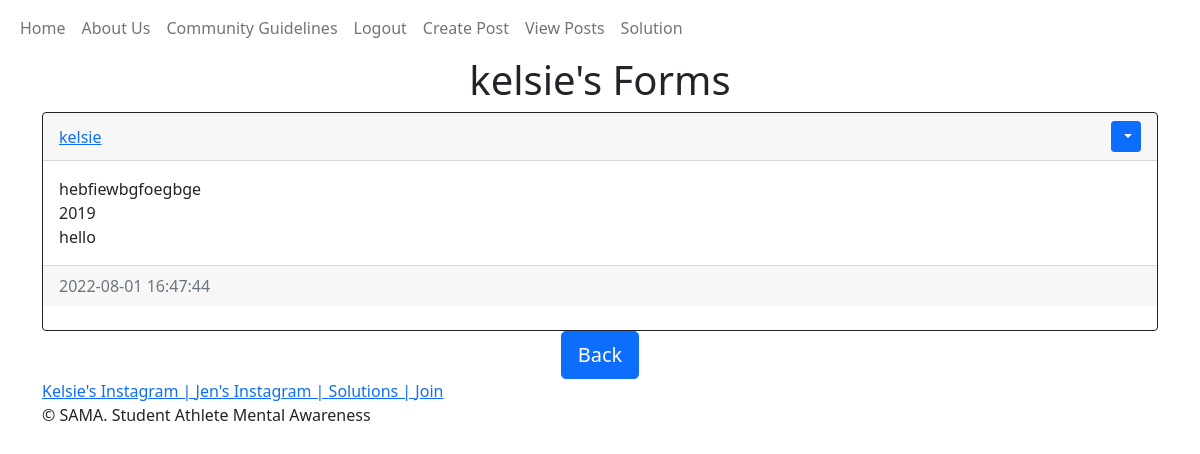
Page /posts/kelsie (signed in) on the earlier database version.
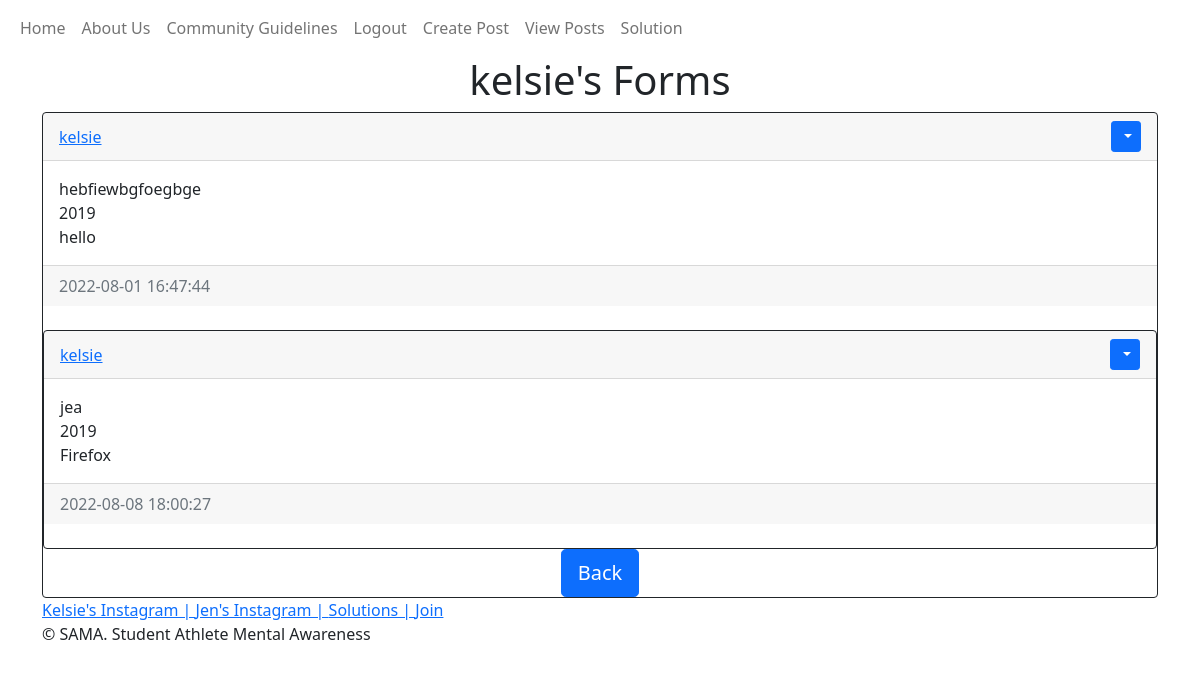
Same page on the later database version.
### website/models.py (models this page shows)
class User(db.Model, UserMixin):
    id = db.Column(db.Integer, primary_key=True)
    email = db.Column(db.String(150), unique=True)
    username = db.Column(db.String(150), unique=True)
    password = db.Column(db.String(150))
    date_created = db.Column(db.DateTime(timezone=True), default=func.now())
    posts = db.relationship('Post', backref='user', passive_deletes=True)

class Post(db.Model):
    id = db.Column(db.Integer, primary_key=True)
    text = db.Column(db.Text, nullable=False)
    categ = db.Column(db.Text, nullable=True)
    browser = db.Column(db.Text, nullable=True)
    date_created = db.Column(db.DateTime(timezone=True), default=func.now())
    author = db.Column(db.Integer, db.ForeignKey('user.id', ondelete="CASCADE"), nullable=False)

### website/views.py (the view)
@views.route("/posts/<username>")
@login_required
def posts(username):
    user = User.query.filter_by(username=username).first()
    if not user:
        flash('No user with that username exists.', category='error')
        return redirect(url_for('views.view_posts'))
    posts=Post.query.filter_by(author=user.id).all()
    return render_template("posts.html", user=current_user, posts=posts, username=username)

### website/__init__.py (called while the page is built)
def create_app():
    app = Flask(__name__)
    app.config['SECRET_KEY'] = "helloworld"
    app.config['SQLALCHEMY_DATABASE_URI'] = f'sqlite:///{DB_NAME}'
    db.init_app(app)
    from .views import views
    from .auth import auth
    app.register_blueprint(views, url_prefix="/")
    app.register_blueprint(auth, url_prefix="/")
    from .models import User, Post
    create_database(app)
    login_manager = LoginManager()
    login_manager.login_view = "auth.login"
    login_manager.init_app(app)
    @login_manager.user_loader
    def load_user(id):
        return User.query.get(int(id))
    return app

### website/templates/posts.html
{% extends "posts_div.html" %} {% block title %}{{username}}'s Forms{% endblock %} {% block header
%}{{username}}'s Forms {% endblock %}
{% block footer %}
<div class="post" align="center">
    <a href="/view_posts">
        <button type="button" class="btn btn-primary btn-lg">
            Back
        </button></a>
</div>
{%endblock %}

### website/templates/posts_div.html (shortened to what this page needs)
{% extends "base.html" %} {% block title %}Home{% endblock %} {% block content
%}
<h1 align="center">{% block header %}Posts{% endblock %}</h1>
<div id="posts">
    {% for post in posts %}
    <div class="card border-dark">
        <div class="card-header d-flex justify-content-between align-items-center">
            <a href="/posts/{{post.user.username}}">{{post.user.username}}</a>
            {% if user.id == post.author %}
            <div class=""btn-group>
                <button type="button" class="btn btn-sm btn-primary dropdown-toggle" data-bs-toggle="dropdown">
                </button>
            </div>
            {% endif %}
        </div>
        <div class="card-body">
            <div class="card-text">{{post.text}}</div>
            <div class="card-text">{{post.categ}}</div>
            <div class="card-text">{{post.browser}}</div>
        </div>
        <div class="card-footer text-muted">
            {{post.date_created}}
        </div>
        <br/>
    {% endfor %}
    </div>
    {% block footer %}{% endblock %} {% endblock %}

### website/templates/base.html (shortened to what this page needs)
<!DOCTYPE html>
<html lang="en">
  <head>
    <link
      href="https://cdn.jsdelivr.net/npm/bootstrap@5.0.2/dist/css/bootstrap.min.css"
      rel="stylesheet"
    />
  </head>
  <body>
    <nav class="navbar navbar-expand-lg navbar-light">
      <div class="container-fluid">
        <div class="collapse navbar-collapse" id="navbar">
          <div class="navbar-nav">
            <a class="nav-item nav-link" href="/home">Home</a>
            <a class="nav-item nav-link" href="/about_us">About Us</a>
            <a class="nav-item nav-link" href="/community_guidelines">Community Guidelines</a>
          {% if user.is_authenticated%}
            <a class="nav-item nav-link" href="/logout">Logout</a>
            <a class="nav-item nav-link" href="/create-post">Create Post</a>
            <a class="nav-item nav-link" href="/view_posts/">View Posts</a>
            <a class="nav-item nav-link" href="/solutions/">Solution</a>
            {%else%}
            <a class="nav-item nav-link" href="/login">Login</a>
            <a class="nav-item nav-link" href="/sign-up">Sign Up</a>
            {%endif%}
          </div>
        </div>
      </div>
    </nav>
    <div class="container">{% block content %}{% endblock %}</div>
      <footer class="l-footer layout_compact" itemscope="itemscope" itemtype="https://schema.org/WPFooter">
	<div class="l-subfooter at_bottom">
		<div class="l-subfooter-h i-cf">
			<div class="w-menu "><div class="w-menu-list">
              <a class="w-menu-item menu-item menu-item-type-post_type menu-item-object-page"  href="https://www.instagram.com/kelsieschwager/?hl=en">
              <span>Kelsie's Instagram | </span>
            </a>
              <a class="w-menu-item menu-item menu-item-type-custom menu-item-object-custom"  href="https://www.instagram.com/jbartlett_10/">
                <span>Jen's Instagram | </span>
              </a>
              <a class="w-menu-item menu-item menu-item-type-custom menu-item-object-custom"  href="/solutions">
                <span>Solutions | </span></a>
              <a class="w-menu-item menu-item menu-item-type-custom menu-item-object-custom"  href="/sign-up">
                <span>Join</span>
              </a>
            </div>
            </div>
			<div class="w-copyright">© SAMA. Student Athlete Mental Awareness </div>
		</div>
	</div>
</footer>
  </body>
</html>

Differences in the rows shown:
added Post: user.username "kelsie", text "jea", categ "2019", browser "Firefox", date_created "2022-08-08 18:00:27"
